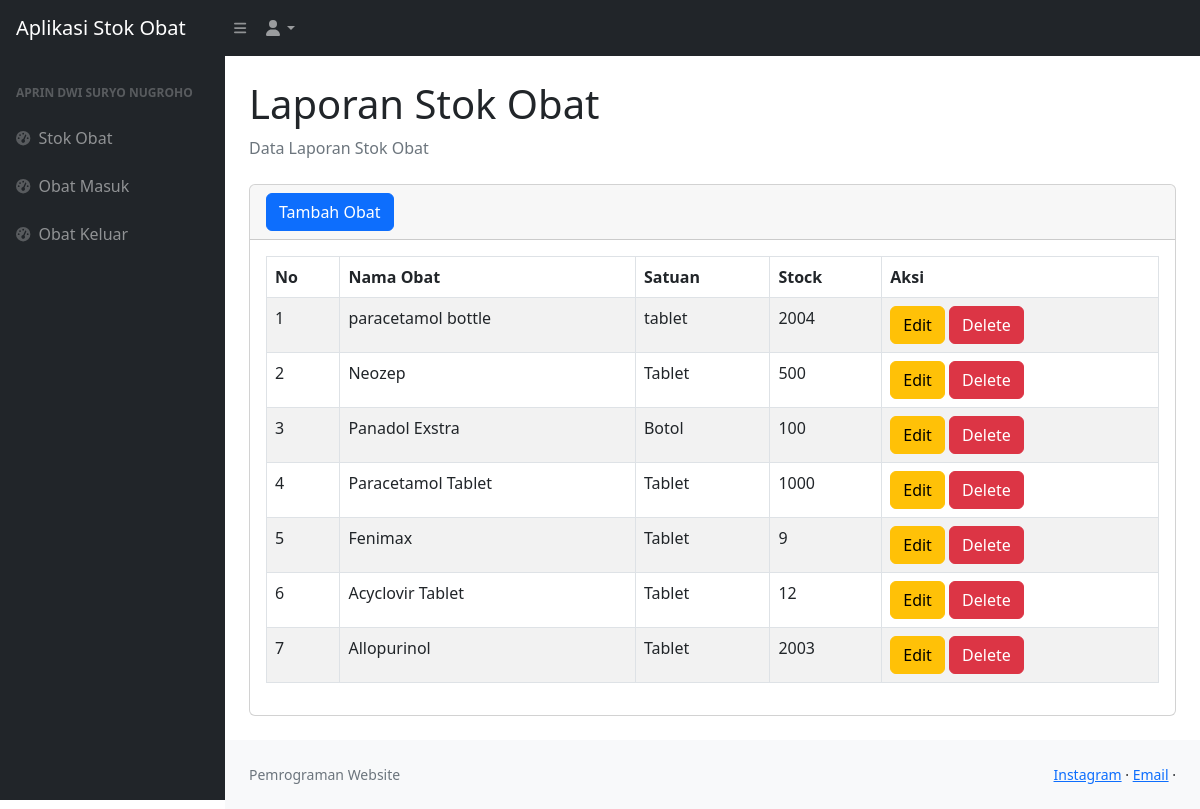
Page /index.php (signed in) on the committed database.
### tables this page shows
CREATE TABLE `stock` (
  `idbarang` int(11) NOT NULL,
  `namaobat` varchar(50) NOT NULL,
  `satuan` varchar(50) NOT NULL,
  `stock` int(255) NOT NULL
);

### index.php (the view, shortened to what this page needs)
<?php
require 'function.php';
?>
<!DOCTYPE html>
<html lang="en">
    <head>
        <link href="https://cdn.jsdelivr.net/npm/simple-datatables@7.1.2/dist/style.min.css" rel="stylesheet" />
        <link href="css/styles.css" rel="stylesheet" />
    </head>
    <body class="sb-nav-fixed">
        <nav class="sb-topnav navbar navbar-expand navbar-dark bg-dark">
            <a class="navbar-brand ps-3" href="index.php">Aplikasi Stok Obat</a>
            <button class="btn btn-link btn-sm order-1 order-lg-0 me-4 me-lg-0" id="sidebarToggle" href="#!"><i class="fas fa-bars"></i></button>
            <ul class="navbar-nav ms-auto ms-md-0 me-3 me-lg-4">
                <li class="nav-item dropdown">
                    <a class="nav-link dropdown-toggle" id="navbarDropdown" href="#" role="button" data-bs-toggle="dropdown" aria-expanded="false"><i class="fas fa-user fa-fw"></i></a>
                </li>
            </ul>
        </nav>
        <div id="layoutSidenav">
            <div id="layoutSidenav_nav">
                <nav class="sb-sidenav accordion sb-sidenav-dark" id="sidenavAccordion">
                    <div class="sb-sidenav-menu">
                        <div class="nav">
                            <div class="sb-sidenav-menu-heading">Aprin Dwi Suryo Nugroho</div>
                            <a class="nav-link" href="index.php">
                                <div class="sb-nav-link-icon"><i class="fas fa-tachometer-alt"></i></div>
                                Stok Obat
                            </a>
                            <a class="nav-link" href="obat_masuk.php">
                                <div class="sb-nav-link-icon"><i class="fas fa-tachometer-alt"></i></div>
                                Obat Masuk
                            </a>
                            <a class="nav-link" href="obat_keluar.php">
                                <div class="sb-nav-link-icon"><i class="fas fa-tachometer-alt"></i></div>
                                Obat Keluar
                            </a>
                        </div>
                    </div>
                </nav>
            </div>
            <div id="layoutSidenav_content">
                <main>
                    <div class="container-fluid px-4">
                        <h1 class="mt-4">Laporan Stok Obat</h1>
                        <ol class="breadcrumb mb-4">
                            <li class="breadcrumb-item active">Data Laporan Stok Obat</li>
                        </ol>
                        <div class="card mb-4">
                            <div class="card-header">
                            <button type="button" class="btn btn-primary" data-bs-toggle="modal" data-bs-target="#myModal">
                                Tambah Obat
                            </button>
                            </div>
                            <div class="card-body">
                                <div class="table-responsive">
                                    <table id="datatablesSimple" class="table table-striped table-bordered" style="width: 100%;">
                                        <thead>
                                            <tr>
                                                <th>No</th>
                                                <th>Nama Obat</th>
                                                <th>Satuan</th>
                                                <th>Stock</th>
                                                <th>Aksi</th>
                                            </tr>
                                        </thead>
                                        <tbody>
                                        <?php
                                                $ambilsemuadatastock = mysqli_query($conn, "SELECT * FROM stock");
                                                $i = 1;
                                                while ($data = mysqli_fetch_array($ambilsemuadatastock)) {
                                                    $namabarang = $data['namaobat'];
                                                    $deskripsi = $data['satuan'];
                                                    $stock = $data['stock'];
                                                    $idb = $data['idbarang'];
                                                ?>
                                                    <tr>
                                                        <td><?= $i++; ?></td>
                                                        <td><?= $namabarang; ?></td>
                                                        <td><?= $deskripsi; ?></td>
                                                        <td><?= $stock; ?></td>
                                                        <td>
                                                            <button type="button" class="btn btn-warning" data-bs-toggle="modal" data-bs-target="#edit<?= $idb; ?>">
                                                                Edit
                                                            </button>
                                                            <button type="button" class="btn btn-danger" data-bs-toggle="modal" data-bs-target="#delete<?= $idb; ?>">
                                                                Delete
                                                            </button>
                                                        </td>
                                                    </tr>
                                                <?php
                                                };
                                                ?>
                                        </tbody>
                                    </table>
                                </div>
                            </div>
                        </div>
                    </div>
                </main>
                <footer class="py-4 bg-light mt-auto">
                    <div class="container-fluid px-4">
                        <div class="d-flex align-items-center justify-content-between small">
                            <div class="text-muted">Pemrograman Website</div>
                            <div>
                            <a href="https://www.instagram.com/aprin_dwi22" target="_blank">Instagram</a>
                            &middot;
                            <a href="mailto:aprindwi3@gmail.com">Email</a>
                            &middot;
                        </div>
                        </div>
                    </div>
                </footer>
            </div>
        </div>
    </body>
</html>

### rows in the picture
stock: namaobat "paracetamol bottle", satuan "tablet", stock "2004"
stock: namaobat "Neozep", satuan "Tablet", stock "500"
stock: namaobat "Panadol Exstra", satuan "Botol", stock "100"
stock: namaobat "Paracetamol Tablet", satuan "Tablet", stock "1000"
stock: namaobat "Fenimax", satuan "Tablet", stock "9"
stock: namaobat "Acyclovir Tablet", satuan "Tablet", stock "12"
stock: namaobat "Allopurinol", satuan "Tablet", stock "2003"
